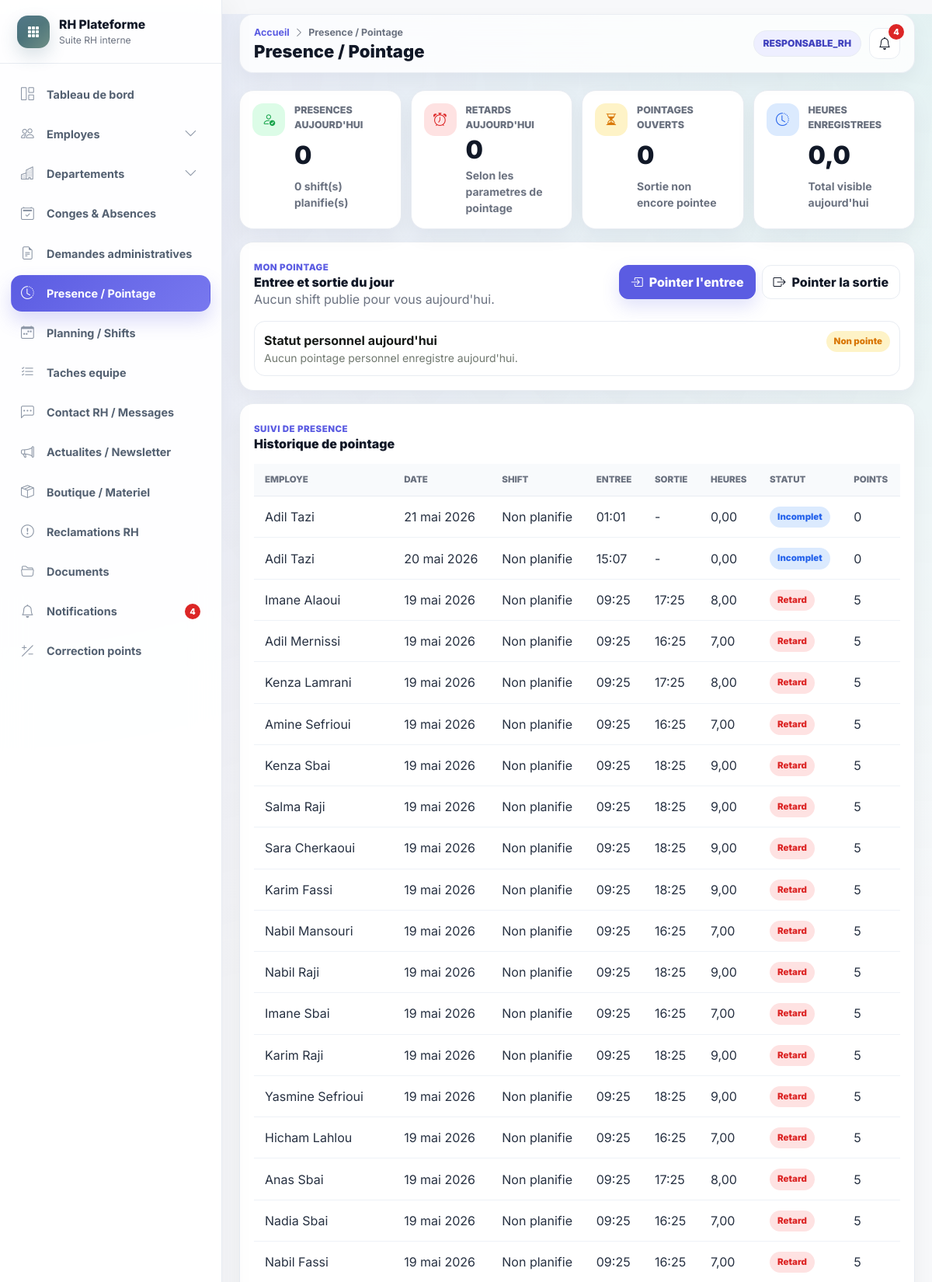
Page /pointage (signed in, upper part) on the committed database.
### accounts/models.py (models this page shows, shortened)
class UtilisateurProfile(models.Model):
    user = models.OneToOneField(settings.AUTH_USER_MODEL, on_delete=models.CASCADE, related_name="profile")
    role = models.CharField(max_length=40, choices=Role.choices)
    actif = models.BooleanField(default=True)
    employe = models.OneToOneField(
        "hr.Employe",
        on_delete=models.SET_NULL,
        null=True,
        blank=True,
        related_name="utilisateur_profile",
    )
    class Meta:
        verbose_name = "Utilisateur"
        verbose_name_plural = "Utilisateurs"

### hr/models.py (models this page shows, shortened)
class Pointage(models.Model):
    STATUTS = [
        ("present", "Present"),
        ("retard", "Retard"),
        ("sortie_anticipee", "Sortie anticipee"),
        ("incomplet", "Incomplet"),
        ("absent", "Absent"),
    ]
    employe = models.ForeignKey(Employe, on_delete=models.CASCADE, related_name="pointages")
    shift = models.ForeignKey("PlanningShift", on_delete=models.SET_NULL, null=True, blank=True, related_name="pointages")
    date = models.DateField(default=timezone.localdate)
    heure_entree = models.DateTimeField(null=True, blank=True)
    heure_sortie = models.DateTimeField(null=True, blank=True)
    total_heures = models.DecimalField(max_digits=5, decimal_places=2, default=0)
    statut = models.CharField(max_length=40, choices=STATUTS, default="incomplet")
    points_calcules = models.IntegerField(default=0)
    commentaire = models.TextField(blank=True)
    class Meta:
        ordering = ["-date", "-heure_entree"]
        constraints = [models.UniqueConstraint(fields=["employe", "date"], name="unique_pointage_employe_date")]

class Employe(models.Model):
    matricule = models.CharField(max_length=100, unique=True)
    nom = models.CharField(max_length=255)
    prenom = models.CharField(max_length=255)
    email = models.EmailField()
    telephone = models.CharField(max_length=80, blank=True)
    date_naissance = models.DateField(null=True, blank=True)
    date_embauche = models.DateField()
    adresse = models.TextField(blank=True)
    photo = models.ImageField(upload_to="uploads/photos/", null=True, blank=True)
    departement = models.ForeignKey(Departement, on_delete=models.SET_NULL, null=True, blank=True, related_name="employes")
    service = models.ForeignKey(Service, on_delete=models.SET_NULL, null=True, blank=True, related_name="employes")
    poste = models.ForeignKey(Poste, on_delete=models.SET_NULL, null=True, blank=True, related_name="employes")
    responsable = models.ForeignKey("self", on_delete=models.SET_NULL, null=True, blank=True, related_name="collaborateurs")
    localisation = models.CharField(max_length=255, blank=True, default="Casablanca")
    actif = models.BooleanField(default=True)
    created_at = models.DateTimeField(auto_now_add=True)
    updated_at = models.DateTimeField(auto_now=True)
    class Meta:
        ordering = ["nom", "prenom"]
    @property
    def nom_complet(self):
        return f"{self.prenom or ''} {self.nom or ''}".strip()

### hr/views.py (the view)
# urls.py: path("pointage", views.attendance_view, name="attendance"),
@login_required
def attendance_view(request):
    user_profile = profile(request)
    if not user_profile or not user_profile.employe:
        return redirect("dashboard")
    qs = Pointage.objects.select_related("employe", "employe__departement")
    if user_profile.role in {Role.ADMIN, Role.RESPONSABLE_RH}:
        pointages = qs.all()
    elif user_profile.role == Role.RESPONSABLE_HIERARCHIQUE:
        pointages = qs.filter(Q(employe=user_profile.employe) | Q(employe__responsable=user_profile.employe))
    else:
        pointages = qs.filter(employe=user_profile.employe)
    today = timezone.localdate()
    today_pointages = pointages.filter(date=today)
    shift_today = (
        PlanningShift.objects.filter(
            employe=user_profile.employe,
            statut="publie",
            date_debut__date__lte=today,
            date_fin__date__gte=today,
        )
        .order_by("date_debut")
        .first()
    )
    total_hours_today = sum(float(pointage.total_heures or 0) for pointage in today_pointages)
    planned_today = PlanningShift.objects.filter(date_debut__date__lte=today, date_fin__date__gte=today).exclude(statut="annule")
    if user_profile.role not in {Role.ADMIN, Role.RESPONSABLE_RH}:
        planned_today = planned_today.filter(employe__in=accessible_employees(user_profile))
    return render(
        request,
        "pointage/index.html",
        {
            "page_title": "Presence / Pointage",
            "pointages": pointages[:80],
            "today": pointages.filter(employe=user_profile.employe, date=today).first(),
            "shift_today": shift_today,
            "today_pointages_count": today_pointages.count(),
            "today_retards_count": today_pointages.filter(statut="retard").count(),
            "today_open_count": today_pointages.filter(heure_sortie__isnull=True).count(),
            "today_total_hours": total_hours_today,
            "planned_today_count": planned_today.count(),
            "compte": ComptePoints.objects.get_or_create(employe=user_profile.employe)[0],
        },
    )

### hr/views.py (called while the page is built)
def profile(request):
    return getattr(request.user, "profile", None)

### templates/pointage/index.html (shortened to what this page needs)
{% extends "base.html" %}
{% block content %}
<div class="rh-stat-grid mb-3">
    <div class="rh-stat-card success">
        <i class="bi bi-person-check"></i>
        <span>Presences aujourd'hui</span>
        <strong>{{ today_pointages_count }}</strong>
        <small>{{ planned_today_count }} shift(s) planifie(s)</small>
    </div>
    <div class="rh-stat-card danger">
        <i class="bi bi-alarm"></i>
        <span>Retards aujourd'hui</span>
        <strong>{{ today_retards_count }}</strong>
        <small>Selon les parametres de pointage</small>
    </div>
    <div class="rh-stat-card warning">
        <i class="bi bi-hourglass-split"></i>
        <span>Pointages ouverts</span>
        <strong>{{ today_open_count }}</strong>
        <small>Sortie non encore pointee</small>
    </div>
    <div class="rh-stat-card info">
        <i class="bi bi-clock-history"></i>
        <span>Heures enregistrees</span>
        <strong>{{ today_total_hours|floatformat:1 }}</strong>
        <small>Total visible aujourd'hui</small>
    </div>
</div>
<div class="rh-card mb-3">
    <div class="rh-card-header">
        <div>
            <span class="eyebrow">Mon pointage</span>
            <h3>Entree et sortie du jour</h3>
            <p class="text-soft mb-0">
                {% if shift_today %}
                    Shift planifie : {{ shift_today.titre }} de {{ shift_today.date_debut|date:"H:i" }} a {{ shift_today.date_fin|date:"H:i" }}.
                {% else %}
                    Aucun shift publie pour vous aujourd'hui.
                {% endif %}
            </p>
        </div>
        <div class="hero-actions">
            <form method="post" action="{% url 'attendance_checkin' %}" class="d-inline">
                <button class="btn btn-rh-primary"><i class="bi bi-box-arrow-in-right"></i> Pointer l'entree</button>
            </form>
            <form method="post" action="{% url 'attendance_checkout' %}" class="d-inline">
                <button class="btn btn-rh-secondary"><i class="bi bi-box-arrow-right"></i> Pointer la sortie</button>
            </form>
        </div>
    </div>
    <div class="request-item">
        <div>
            <strong>Statut personnel aujourd'hui</strong>
            <small>
                {% if today %}
                    Entree {{ today.heure_entree|date:"H:i" }} · Sortie {{ today.heure_sortie|date:"H:i"|default:"-" }} · {{ today.total_heures }} h
                {% else %}
                    Aucun pointage personnel enregistre aujourd'hui.
                {% endif %}
            </small>
        </div>
        {% if today %}<span class="status-badge status-{{ today.statut }}">{{ today.get_statut_display }}</span>{% else %}<span class="status-badge status-EN_ATTENTE">Non pointe</span>{% endif %}
    </div>
</div>
<div class="rh-card">
    <div class="rh-card-header">
        <div>
            <span class="eyebrow">Suivi de presence</span>
            <h3>Historique de pointage</h3>
        </div>
    </div>
    <div class="table-responsive">
        <table class="table table-compact align-middle">
            <thead>
                <tr><th>Employe</th><th>Date</th><th>Shift</th><th>Entree</th><th>Sortie</th><th>Heures</th><th>Statut</th><th>Points</th></tr>
            </thead>
            <tbody>
                {% for p in pointages %}
                    <tr>
                        <td>{{ p.employe.nom_complet }}</td>
                        <td>{{ p.date }}</td>
                        <td>{{ p.shift.titre|default:"Non planifie" }}</td>
                        <td>{{ p.heure_entree|date:"H:i" }}</td>
                        <td>{{ p.heure_sortie|date:"H:i"|default:"-" }}</td>
                        <td>{{ p.total_heures }}</td>
                        <td><span class="status-badge status-{{ p.statut }}">{{ p.get_statut_display }}</span></td>
                        <td>{{ p.points_calcules }}</td>
                    </tr>
                {% empty %}
                    <tr><td colspan="8" class="empty-state">Aucun pointage.</td></tr>
                {% endfor %}
            </tbody>
        </table>
    </div>
</div>
{% endblock %}

### templates/base.html (shortened to what this page needs)
{% load static message_tags %}
<!DOCTYPE html>
<html lang="fr">
<head>
    <link href="https://cdn.jsdelivr.net/npm/bootstrap@5.3.3/dist/css/bootstrap.min.css" rel="stylesheet">
    <link href="https://cdn.jsdelivr.net/npm/bootstrap-icons@1.11.3/font/bootstrap-icons.css" rel="stylesheet">
    <link rel="stylesheet" href="{% static 'css/main.css' %}?v=premium-rh-saas-1">
</head>
<body class="app-body">
<div class="app-shell">
    <aside id="sidebar" class="app-sidebar">
        <div class="sidebar-brand">
            <div class="brand-mark"><i class="bi bi-grid-3x3-gap-fill"></i></div>
            <div class="brand-copy">
                <div class="brand-title">RH Plateforme</div>
                <div class="brand-subtitle">Suite RH interne</div>
            </div>
        </div>
        <nav class="sidebar-nav" aria-label="Navigation principale">
            <a href="{% url 'dashboard' %}" class="sidebar-item nav-link" data-route="/dashboard"><i class="bi bi-grid-1x2"></i><span>Tableau de bord</span></a>
            <div class="sidebar-group" data-group-route="/employes">
                <button class="sidebar-item sidebar-parent nav-link {% if nav_module == 'employes' %}active{% endif %}" type="button" data-bs-toggle="collapse" data-bs-target="#menuEmployes" aria-expanded="{% if nav_module == 'employes' %}true{% else %}false{% endif %}">
                    <i class="bi bi-people"></i><span>Employes</span><i class="bi bi-chevron-down ms-auto"></i>
                </button>
            </div>
            {% if utilisateur_connecte.role == "ADMIN" or utilisateur_connecte.role == "RESPONSABLE_RH" %}
                <div class="sidebar-group" data-group-route="/departements">
                    <button class="sidebar-item sidebar-parent nav-link {% if nav_module == 'departements' %}active{% endif %}" type="button" data-bs-toggle="collapse" data-bs-target="#menuDepartements" aria-expanded="{% if nav_module == 'departements' %}true{% else %}false{% endif %}">
                        <i class="bi bi-buildings"></i><span>Departements</span><i class="bi bi-chevron-down ms-auto"></i>
                    </button>
                </div>
            {% endif %}
            <a href="{% url 'conges_list' %}" class="sidebar-item nav-link" data-route="/conges"><i class="bi bi-calendar2-check"></i><span>Conges & Absences</span></a>
            <a href="{% url 'demandes_list' %}" class="sidebar-item nav-link" data-route="/demandes"><i class="bi bi-file-earmark-text"></i><span>Demandes administratives</span></a>
            <a href="{% url 'attendance' %}" class="sidebar-item nav-link" data-route="/pointage"><i class="bi bi-clock-history"></i><span>Presence / Pointage</span></a>
            <a href="{% url 'planning' %}" class="sidebar-item nav-link" data-route="/planning"><i class="bi bi-calendar-week"></i><span>Planning / Shifts</span></a>
            <a href="{% url 'team_tasks' %}" class="sidebar-item nav-link" data-route="/taches"><i class="bi bi-list-check"></i><span>Taches equipe</span></a>
            <a href="{% url 'rh_messages' %}" class="sidebar-item nav-link" data-route="/messages-rh"><i class="bi bi-chat-left-dots"></i><span>Contact RH / Messages</span></a>
            <a href="{% url 'news_list' %}" class="sidebar-item nav-link" data-route="/actualites"><i class="bi bi-megaphone"></i><span>Actualites / Newsletter</span></a>
            <a href="{% url 'shop' %}" class="sidebar-item nav-link" data-route="/boutique"><i class="bi bi-box-seam"></i><span>Boutique / Materiel</span></a>
            <a href="{% url 'reclamations' %}" class="sidebar-item nav-link" data-route="/reclamations"><i class="bi bi-exclamation-circle"></i><span>Reclamations RH</span></a>
            <a href="{% url 'documents_list' %}" class="sidebar-item nav-link" data-route="/documents"><i class="bi bi-folder2-open"></i><span>Documents</span></a>
            <a href="{% url 'notifications_list' %}" class="sidebar-item nav-link nav-link-with-badge" data-route="/notifications">
                <i class="bi bi-bell"></i><span>Notifications</span>
                {% if notifications_non_lues > 0 %}<span class="nav-badge">{{ notifications_non_lues }}</span>{% endif %}
            </a>
            {% if utilisateur_connecte.role == "ADMIN" or utilisateur_connecte.role == "RESPONSABLE_RH" %}
                <a href="{% url 'manual_points' %}" class="sidebar-item nav-link" data-route="/points"><i class="bi bi-plus-slash-minus"></i><span>Correction points</span></a>
            {% endif %}
        </nav>
    </aside>
    <main id="main-content" class="app-main">
        <nav class="app-topbar">
            <div class="page-header">
                <div class="breadcrumb-line">
                    <a href="{% url 'dashboard' %}">Accueil</a>
                    <i class="bi bi-chevron-right"></i>
                    <span>{{ page_title|default:"Page" }}</span>
                </div>
                <h1 class="page-title">{{ page_title|default:"Page" }}</h1>
            </div>
            <div class="topbar-actions">
                <span class="role-pill">{{ utilisateur_connecte.role|default:"Utilisateur" }}</span>
                <a href="{% url 'notifications_list' %}" class="btn btn-rh-icon position-relative" title="Notifications">
                    <i class="bi bi-bell"></i>
                    {% if notifications_non_lues > 0 %}<span class="topbar-badge">{{ notifications_non_lues }}</span>{% endif %}
                </a>
            </div>
        </nav>
        <div class="app-content">
            {% block content %}{% endblock %}
        </div>
    </main>
</div>
</body>
</html>

### rows in the picture
UtilisateurProfile: role "RESPONSABLE_RH"
Pointage: employe.nom_complet "Adil Tazi", date "21 mai 2026", shift.titre "Non planifie", heure_entree "01:01", heure_sortie "-", total_heures "0,00", statut "Incomplet", points_calcules "0"
Pointage: employe.nom_complet "Adil Tazi", date "20 mai 2026", shift.titre "Non planifie", heure_entree "15:07", heure_sortie "-", total_heures "0,00", statut "Incomplet", points_calcules "0"
Pointage: employe.nom_complet "Imane Alaoui", date "19 mai 2026", shift.titre "Non planifie", heure_entree "09:25", heure_sortie "17:25", total_heures "8,00", statut "Retard", points_calcules "5"
Pointage: employe.nom_complet "Adil Mernissi", date "19 mai 2026", shift.titre "Non planifie", heure_entree "09:25", heure_sortie "16:25", total_heures "7,00", statut "Retard", points_calcules "5"
Pointage: employe.nom_complet "Kenza Lamrani", date "19 mai 2026", shift.titre "Non planifie", heure_entree "09:25", heure_sortie "17:25", total_heures "8,00", statut "Retard", points_calcules "5"
Pointage: employe.nom_complet "Amine Sefrioui", date "19 mai 2026", shift.titre "Non planifie", heure_entree "09:25", heure_sortie "16:25", total_heures "7,00", statut "Retard", points_calcules "5"
Pointage: employe.nom_complet "Kenza Sbai", date "19 mai 2026", shift.titre "Non planifie", heure_entree "09:25", heure_sortie "18:25", total_heures "9,00", statut "Retard", points_calcules "5"
Pointage: employe.nom_complet "Salma Raji", date "19 mai 2026", shift.titre "Non planifie", heure_entree "09:25", heure_sortie "18:25", total_heures "9,00", statut "Retard", points_calcules "5"
Pointage: employe.nom_complet "Sara Cherkaoui", date "19 mai 2026", shift.titre "Non planifie", heure_entree "09:25", heure_sortie "18:25", total_heures "9,00", statut "Retard", points_calcules "5"
Pointage: employe.nom_complet "Karim Fassi", date "19 mai 2026", shift.titre "Non planifie", heure_entree "09:25", heure_sortie "18:25", total_heures "9,00", statut "Retard", points_calcules "5"
Pointage: employe.nom_complet "Nabil Mansouri", date "19 mai 2026", shift.titre "Non planifie", heure_entree "09:25", heure_sortie "16:25", total_heures "7,00", statut "Retard", points_calcules "5"
Pointage: employe.nom_complet "Nabil Raji", date "19 mai 2026", shift.titre "Non planifie", heure_entree "09:25", heure_sortie "18:25", total_heures "9,00", statut "Retard", points_calcules "5"
Pointage: employe.nom_complet "Imane Sbai", date "19 mai 2026", shift.titre "Non planifie", heure_entree "09:25", heure_sortie "16:25", total_heures "7,00", statut "Retard", points_calcules "5"
Pointage: employe.nom_complet "Karim Raji", date "19 mai 2026", shift.titre "Non planifie", heure_entree "09:25", heure_sortie "18:25", total_heures "9,00", statut "Retard", points_calcules "5"
Pointage: employe.nom_complet "Yasmine Sefrioui", date "19 mai 2026", shift.titre "Non planifie", heure_entree "09:25", heure_sortie "18:25", total_heures "9,00", statut "Retard", points_calcules "5"
Pointage: employe.nom_complet "Hicham Lahlou", date "19 mai 2026", shift.titre "Non planifie", heure_entree "09:25", heure_sortie "16:25", total_heures "7,00", statut "Retard", points_calcules "5"
Pointage: employe.nom_complet "Anas Sbai", date "19 mai 2026", shift.titre "Non planifie", heure_entree "09:25", heure_sortie "17:25", total_heures "8,00", statut "Retard", points_calcules "5"
Pointage: employe.nom_complet "Nadia Sbai", date "19 mai 2026", shift.titre "Non planifie", heure_entree "09:25", heure_sortie "16:25", total_heures "7,00", statut "Retard", points_calcules "5"
Pointage: employe.nom_complet "Nabil Fassi", date "19 mai 2026", shift.titre "Non planifie", heure_entree "09:25", heure_sortie "16:25", total_heures "7,00", statut "Retard", points_calcules "5"

### other values in the picture
{{ notifications_non_lues }} "4"
{{ page_title|default:"Page" }} "Presence / Pointage"
{{ today_pointages_count }} "0"
{{ planned_today_count }} "0"
{{ today_retards_count }} "0"
{{ today_open_count }} "0"
{{ today_total_hours|floatformat:1 }} "0,0"
